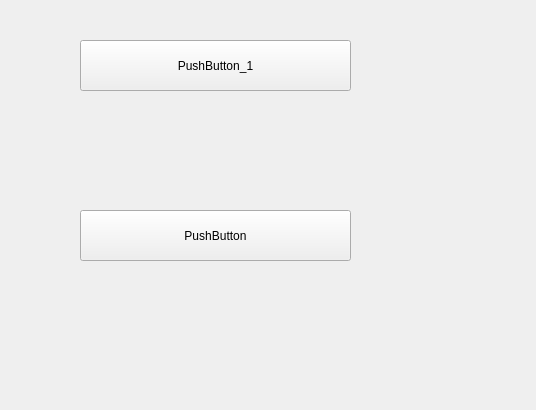
<?xml version="1.0" encoding="UTF-8"?>
<ui version="4.0">
 <class>Widget</class>
 <widget class="QWidget" name="Widget">
  <property name="geometry">
   <rect>
    <x>0</x>
    <y>0</y>
    <width>536</width>
    <height>410</height>
   </rect>
  </property>
  <property name="windowTitle">
   <string>Widget</string>
  </property>
  <widget class="QPushButton" name="pushButton_1">
   <property name="geometry">
    <rect>
     <x>80</x>
     <y>40</y>
     <width>271</width>
     <height>51</height>
    </rect>
   </property>
   <property name="text">
    <string>PushButton_1</string>
   </property>
  </widget>
  <widget class="QPushButton" name="pushButton_2">
   <property name="geometry">
    <rect>
     <x>80</x>
     <y>210</y>
     <width>271</width>
     <height>51</height>
    </rect>
   </property>
   <property name="text">
    <string>PushButton</string>
   </property>
  </widget>
 </widget>
 <layoutdefault spacing="6" margin="11"/>
 <resources/>
 <connections/>
</ui>
